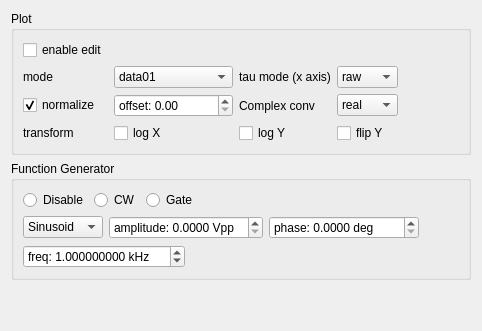
       <widget class="QWidget" name="extraTab">
        <attribute name="title">
         <string>Plot / FG</string>
        </attribute>
        <layout class="QVBoxLayout" name="verticalLayout_2">
         <item>
          <widget class="QGroupBox" name="groupBox_3">
           <property name="title">
            <string>Plot</string>
           </property>
           <layout class="QGridLayout" name="gridLayout">
            <item row="0" column="0">
             <widget class="QCheckBox" name="plotenableBox">
              <property name="text">
               <string>enable edit</string>
              </property>
             </widget>
            </item>
            <item row="1" column="4">
             <spacer name="horizontalSpacer_4">
              <property name="orientation">
               <enum>Qt::Horizontal</enum>
              </property>
              <property name="sizeHint" stdset="0">
               <size>
                <width>40</width>
                <height>20</height>
               </size>
              </property>
             </spacer>
            </item>
            <item row="1" column="2">
             <widget class="QLabel" name="label_2">
              <property name="text">
               <string>tau mode (x axis)</string>
              </property>
             </widget>
            </item>
            <item row="3" column="0">
             <widget class="QLabel" name="label_14">
              <property name="text">
               <string>transform</string>
              </property>
             </widget>
            </item>
            <item row="1" column="1">
             <widget class="QComboBox" name="plotmodeBox">
              <property name="sizePolicy">
               <sizepolicy hsizetype="MinimumExpanding" vsizetype="Fixed">
                <horstretch>0</horstretch>
                <verstretch>0</verstretch>
               </sizepolicy>
              </property>
              <item>
               <property name="text">
                <string>data01</string>
               </property>
              </item>
              <item>
               <property name="text">
                <string>data0</string>
               </property>
              </item>
              <item>
               <property name="text">
                <string>data1</string>
               </property>
              </item>
              <item>
               <property name="text">
                <string>diff</string>
               </property>
              </item>
              <item>
               <property name="text">
                <string>average</string>
               </property>
              </item>
              <item>
               <property name="text">
                <string>normalize-data0</string>
               </property>
              </item>
              <item>
               <property name="text">
                <string>normalize-data1</string>
               </property>
              </item>
              <item>
               <property name="text">
                <string>normalize</string>
               </property>
              </item>
              <item>
               <property name="text">
                <string>normalize1</string>
               </property>
              </item>
              <item>
               <property name="text">
                <string>concatenate</string>
               </property>
              </item>
             </widget>
            </item>
            <item row="2" column="3">
             <widget class="QComboBox" name="complexBox">
              <item>
               <property name="text">
                <string>real</string>
               </property>
              </item>
              <item>
               <property name="text">
                <string>imag</string>
               </property>
              </item>
              <item>
               <property name="text">
                <string>abs</string>
               </property>
              </item>
              <item>
               <property name="text">
                <string>angle</string>
               </property>
              </item>
             </widget>
            </item>
            <item row="3" column="1">
             <widget class="QCheckBox" name="logXBox">
              <property name="text">
               <string>log X</string>
              </property>
             </widget>
            </item>
            <item row="2" column="1">
             <widget class="SpinBox" name="offsetBox">
              <property name="prefix">
               <string>offset: </string>
              </property>
             </widget>
            </item>
            <item row="1" column="3">
             <widget class="QComboBox" name="taumodeBox">
              <property name="sizePolicy">
               <sizepolicy hsizetype="MinimumExpanding" vsizetype="Fixed">
                <horstretch>0</horstretch>
                <verstretch>0</verstretch>
               </sizepolicy>
              </property>
              <item>
               <property name="text">
                <string>raw</string>
               </property>
              </item>
              <item>
               <property name="text">
                <string>total</string>
               </property>
              </item>
              <item>
               <property name="text">
                <string>freq</string>
               </property>
              </item>
              <item>
               <property name="text">
                <string>index</string>
               </property>
              </item>
             </widget>
            </item>
            <item row="1" column="0">
             <widget class="QLabel" name="label_8">
              <property name="text">
               <string>mode</string>
              </property>
             </widget>
            </item>
            <item row="2" column="2">
             <widget class="QLabel" name="label_7">
              <property name="text">
               <string>Complex conv</string>
              </property>
             </widget>
            </item>
            <item row="3" column="3">
             <widget class="QCheckBox" name="flipYBox">
              <property name="text">
               <string>flip Y</string>
              </property>
             </widget>
            </item>
            <item row="2" column="0">
             <widget class="QCheckBox" name="normalizeBox">
              <property name="text">
               <string>normalize</string>
              </property>
              <property name="checked">
               <bool>true</bool>
              </property>
             </widget>
            </item>
            <item row="3" column="2">
             <widget class="QCheckBox" name="logYBox">
              <property name="text">
               <string>log Y</string>
              </property>
             </widget>
            </item>
           </layout>
          </widget>
         </item>
         <item>
          <widget class="QGroupBox" name="fgGroupBox">
           <property name="enabled">
            <bool>true</bool>
           </property>
           <property name="title">
            <string>Function Generator</string>
           </property>
           <layout class="QVBoxLayout" name="verticalLayout_5">
            <item>
             <layout class="QHBoxLayout" name="horizontalLayout_8">
              <item>
               <widget class="QRadioButton" name="fg_disableButton">
                <property name="text">
                 <string>Disable</string>
                </property>
               </widget>
              </item>
              <item>
               <widget class="QRadioButton" name="fg_cwButton">
                <property name="text">
                 <string>CW</string>
                </property>
               </widget>
              </item>
              <item>
               <widget class="QRadioButton" name="fg_gateButton">
                <property name="text">
                 <string>Gate</string>
                </property>
               </widget>
              </item>
              <item>
               <spacer name="horizontalSpacer_8">
                <property name="orientation">
                 <enum>Qt::Horizontal</enum>
                </property>
                <property name="sizeHint" stdset="0">
                 <size>
                  <width>40</width>
                  <height>20</height>
                 </size>
                </property>
               </spacer>
              </item>
             </layout>
            </item>
            <item>
             <layout class="QHBoxLayout" name="horizontalLayout_9">
              <item>
               <widget class="QComboBox" name="fg_waveBox">
                <property name="minimumSize">
                 <size>
                  <width>80</width>
                  <height>0</height>
                 </size>
                </property>
                <item>
                 <property name="text">
                  <string>Sinusoid</string>
                 </property>
                </item>
                <item>
                 <property name="text">
                  <string>Square</string>
                 </property>
                </item>
               </widget>
              </item>
              <item>
               <widget class="QDoubleSpinBox" name="fg_amplBox">
                <property name="sizePolicy">
                 <sizepolicy hsizetype="Minimum" vsizetype="Fixed">
                  <horstretch>0</horstretch>
                  <verstretch>0</verstretch>
                 </sizepolicy>
                </property>
                <property name="minimumSize">
                 <size>
                  <width>150</width>
                  <height>0</height>
                 </size>
                </property>
                <property name="prefix">
                 <string>amplitude: </string>
                </property>
                <property name="suffix">
                 <string> Vpp</string>
                </property>
                <property name="decimals">
                 <number>4</number>
                </property>
                <property name="minimum">
                 <double>0.000000000000000</double>
                </property>
                <property name="maximum">
                 <double>20.000000000000000</double>
                </property>
                <property name="singleStep">
                 <double>0.100000000000000</double>
                </property>
                <property name="value">
                 <double>0.000000000000000</double>
                </property>
               </widget>
              </item>
              <item>
               <widget class="QDoubleSpinBox" name="fg_phaseBox">
                <property name="minimumSize">
                 <size>
                  <width>150</width>
                  <height>0</height>
                 </size>
                </property>
                <property name="prefix">
                 <string>phase: </string>
                </property>
                <property name="suffix">
                 <string> deg</string>
                </property>
                <property name="decimals">
                 <number>4</number>
                </property>
                <property name="minimum">
                 <double>0.000000000000000</double>
                </property>
                <property name="maximum">
                 <double>360.000000000000000</double>
                </property>
                <property name="singleStep">
                 <double>0.100000000000000</double>
                </property>
                <property name="value">
                 <double>0.000000000000000</double>
                </property>
               </widget>
              </item>
              <item>
               <spacer name="horizontalSpacer_9">
                <property name="orientation">
                 <enum>Qt::Horizontal</enum>
                </property>
                <property name="sizeHint" stdset="0">
                 <size>
                  <width>40</width>
                  <height>20</height>
                 </size>
                </property>
               </spacer>
              </item>
             </layout>
            </item>
            <item>
             <layout class="QHBoxLayout" name="horizontalLayout_13">
              <item>
               <widget class="QDoubleSpinBox" name="fg_freqBox">
                <property name="minimumSize">
                 <size>
                  <width>150</width>
                  <height>0</height>
                 </size>
                </property>
                <property name="prefix">
                 <string>freq: </string>
                </property>
                <property name="suffix">
                 <string> kHz</string>
                </property>
                <property name="decimals">
                 <number>9</number>
                </property>
                <property name="minimum">
                 <double>0.000001000000000</double>
                </property>
                <property name="maximum">
                 <double>200.000000000000000</double>
                </property>
                <property name="singleStep">
                 <double>1.000000000000000</double>
                </property>
                <property name="value">
                 <double>1.000000000000000</double>
                </property>
               </widget>
              </item>
              <item>
               <spacer name="horizontalSpacer_12">
                <property name="orientation">
                 <enum>Qt::Horizontal</enum>
                </property>
                <property name="sizeHint" stdset="0">
                 <size>
                  <width>40</width>
                  <height>20</height>
                 </size>
                </property>
               </spacer>
              </item>
             </layout>
            </item>
           </layout>
          </widget>
         </item>
         <item>
          <spacer name="verticalSpacer">
           <property name="orientation">
            <enum>Qt::Vertical</enum>
           </property>
           <property name="sizeHint" stdset="0">
            <size>
             <width>20</width>
             <height>40</height>
            </size>
           </property>
          </spacer>
         </item>
        </layout>
       </widget>
